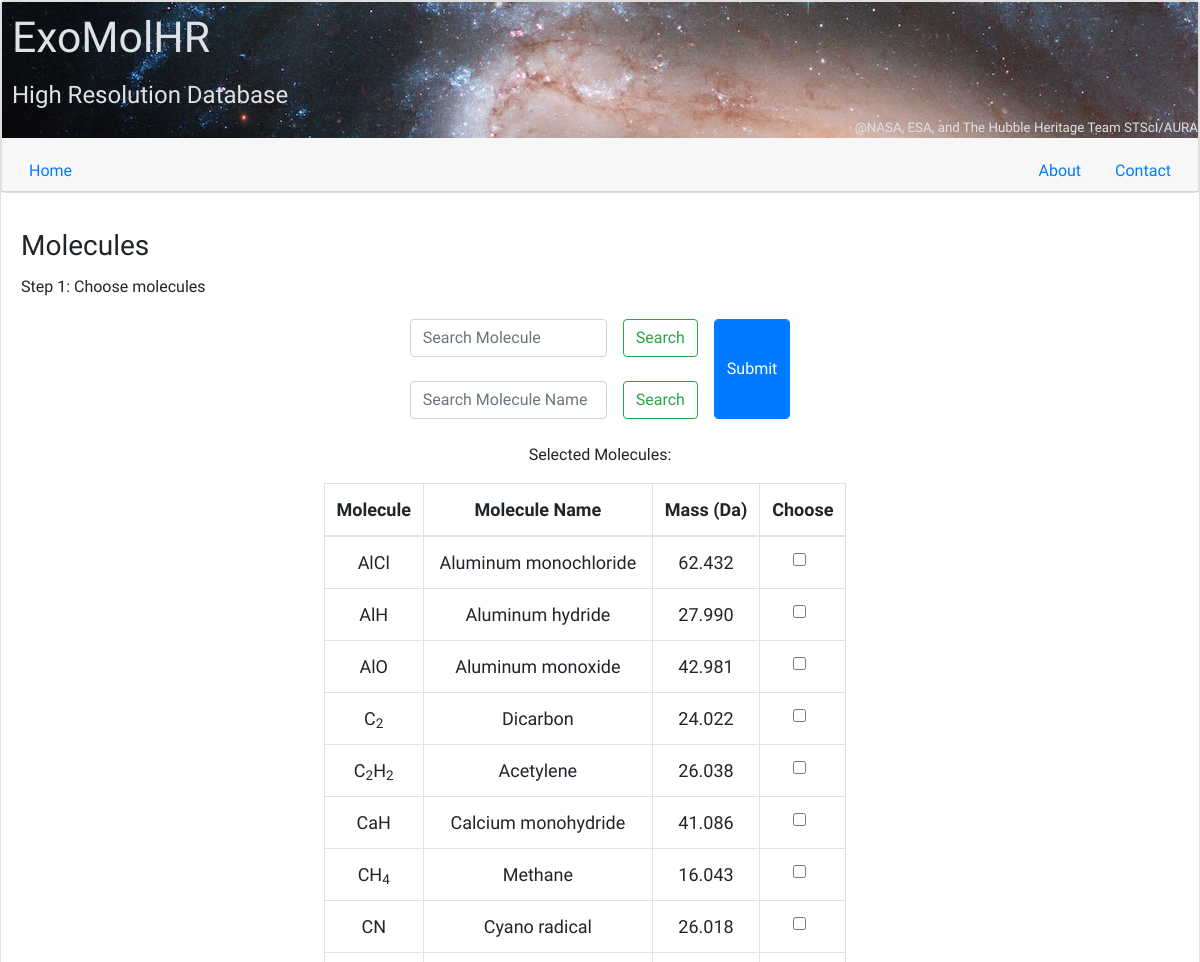
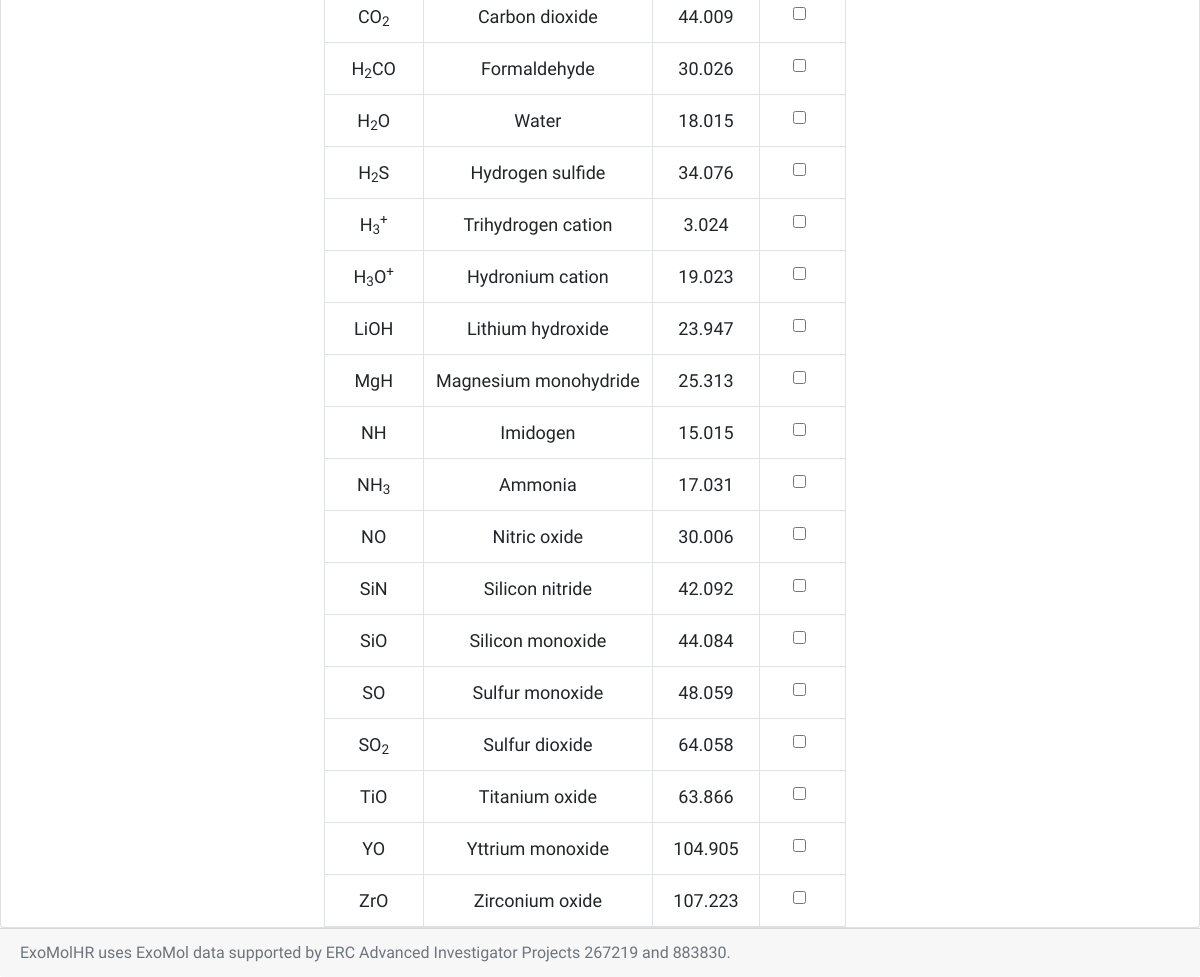
The page / on the database its author committed (2 pictures, top to bottom).
### chem/models.py (models this page shows, shortened)
class Molecule(models.Model):
    stoichiometric_formula = models.CharField(max_length=40)
    ordinary_formula = models.CharField(max_length=80, unique=True)
    html = models.CharField(max_length=256)
    mass = models.FloatField()
    charge = models.SmallIntegerField()
    inchi = models.CharField(max_length=200, blank=True)
    inchikey = models.CharField(max_length=27, blank=True)
    cml = models.TextField(null=True, blank=True)
    slug = models.CharField(max_length=80, unique=True)
    names = models.CharField(max_length=2000, blank=True)
    class Meta:
        app_label = "chem"

### linelist/views.py (the view)
# urls.py: path("", views.get_linelist, name="get_linelist"),
def get_linelist(request):
    if request.GET.get("molecule"):
        molecules = request.GET.getlist("molecule")
        return select_isotopologues(request, molecules)
    if request.GET.get("iso"):
        iso_slugs = request.GET.getlist("iso")
        return select_filters(request, iso_slugs)
    return select_molecules(request)

### linelist/views.py (called while the page is built)
def select_molecules(request):
    molecules = Molecule.objects.all()
    c = {"molecules": molecules}
    return render(request, "linelist/molecules.html", c)

### linelist/templates/linelist/molecules.html (shortened to what this page needs)
{% extends 'theme/base.html' %}
{% block content %}
    <div class="card-body">
        <h3 class="card-title">Molecules</h3>
        <p class="card-text">Step 1: Choose molecules</p>
    </div>
    <div class="container text-center">
        <form id="moleculeForm" method="GET" action="{% url 'linelist:get_linelist' %}">
            <div style="display:flex;justify-content: center;">
                <div style="display:flex;flex-direction:column;">
                    <div class="form-group mx-auto form-inline" style="justify-content:center;">
                        <input type="search" id="moleculeSearchInput" class="form-control mx-sm-3 mb-2" style="width: 197px;" placeholder="Search Molecule">
                        <button type="button" id="moleculeSearchButton" class="form-control mb-2 btn btn-outline-success">Search</button>
                    </div>
                    <div class="form-group mx-auto form-inline" style="justify-content:center;">
                        <input type="search" id="moleculeNameSearchInput" class="form-control mx-sm-3 mb-2" style="width: 197px;" placeholder="Search Molecule Name">
                        <button type="button" id="moleculeNameSearchButton" class="form-control mb-2 btn btn-outline-success">Search</button>
                    </div>
                </div>
                <div style="display: flex; justify-content:center;">
                    <button type="submit" class="form-control mx-sm-3 mb-2 btn btn-primary" style="height:100px">Submit</button>
                </div>
            </div>
            <p>Selected Molecules: </p>
            <div class="row justify-content-center table-responsive table-fixhead">
                <table class="table table-bordered table-hover align-middle mx-auto" id="dataTable" style="position:relative;font-family:'Josefin Sans';width:auto;margin:auto;font-size:18px;background-color:rgba(255,255,255,0.2)">
                    <thead>
                        <tr>
                            <th>Molecule</th>
                            <th>Molecule Name</th>
                            <th>Mass (Da)</th>
                            <th>Choose</th>
                        </tr>
                    </thead>
                    <tbody>
                        {% for molecule in molecules %}
                        <tr>
                            <td>{{ molecule.html|safe }}</td>
                            <td>{{ molecule.names }}</td>
                            <td>{{ molecule.mass|stringformat:".3f" }}</td>
                            <td>
                                <div class="form-check">
                                    <input class="form-check-input molecule-checkbox" type="checkbox" name="molecule" value="{{ molecule.slug }}">
                                </div>
                            </td>
                        </tr>
                        {% endfor %}
                    </tbody>
                </table>
            </div>
        </form>
    </div>
</div>
{% endblock %}

### theme_kb/templates/theme/base.html (shortened to what this page needs)
{% load static %}
<!DOCTYPE html>
<html lang="en">
<head>
    <link rel="stylesheet" href="https://cdn.datatables.net/2.0.3/css/dataTables.dataTables.css"/>
    <link rel="stylesheet" href="https://maxcdn.bootstrapcdn.com/bootstrap/4.0.0/css/bootstrap.min.css">
    <link rel="stylesheet" type="text/css" href="{% static 'theme/css/custom.css' %}"/>
</head>
<body>
<div class="card">
    <div class="card mb-3">
        <div id="banner" style="background-image: url('{% static "theme/img/banner.jpg" %}')">
            <h1 class="card-text" id="banner-title">ExoMolHR</h1>
            <h2 class="card-text" id="banner-subtitle">High Resolution Database</h2>
            <p class="card-text" id="banner-credit">@NASA, ESA, and The Hubble Heritage Team STScI/AURA</p>
        </div>
        <div class="card-header">
            <ul class="nav nav-tabs card-header-tabs navbar-expand-sm">
            <li class="nav-item">
                <a class="nav-link" href="{% url 'linelist:get_linelist' %}">Home</a>
            </li>
            <li class="nav-item ml-auto">
                <a class="nav-link" href="{% url 'linelist:get_linelist' %}">About</a>
            </li>
            <li class="nav-item">
                <a class="nav-link" href="{% url 'linelist:get_linelist' %}">Contact</a>
            </li>
            </ul>
        </div>
    </div>
{% block content %}
{% endblock %}
<div class="card-footer text-muted">
    <p class="card-text">ExoMolHR uses ExoMol data supported by ERC Advanced Investigator Projects 267219 and 883830.</p>
</div>
</body>
</html>

### theme_kb/static/theme/css/custom.css (style rules this page uses)
body { font-family: "Josefin Sans"; font-size: 12pt; }
div#banner { color: #dee2e6; }
h1#banner-title { font-size: 32pt; padding: 10px 0 0 10px; }
h2#banner-subtitle { font-size: 24px; padding: 10px 0 0 10px; }
p#banner-credit { font-size: 10pt; text-align: right; }

### rows shown on the page
Molecule: html "AlCl", names "Aluminum monochloride", mass "62.432"
Molecule: html "AlH", names "Aluminum hydride", mass "27.990"
Molecule: html "AlO", names "Aluminum monoxide", mass "42.981"
Molecule: html "C 2", names "Dicarbon", mass "24.022"
Molecule: html "C 2 H 2", names "Acetylene", mass "26.038"
Molecule: html "CaH", names "Calcium monohydride", mass "41.086"
Molecule: html "CH 4", names "Methane", mass "16.043"
Molecule: html "CN", names "Cyano radical", mass "26.018"
Molecule: html "CO 2", names "Carbon dioxide", mass "44.009"
Molecule: html "H 2 CO", names "Formaldehyde", mass "30.026"
Molecule: html "H 2 O", names "Water", mass "18.015"
Molecule: html "H 2 S", names "Hydrogen sulfide", mass "34.076"
Molecule: html "H 3 +", names "Trihydrogen cation", mass "3.024"
Molecule: html "H 3 O +", names "Hydronium cation", mass "19.023"
Molecule: html "LiOH", names "Lithium hydroxide", mass "23.947"
Molecule: html "MgH", names "Magnesium monohydride", mass "25.313"
Molecule: html "NH", names "Imidogen", mass "15.015"
Molecule: html "NH 3", names "Ammonia", mass "17.031"
Molecule: html "NO", names "Nitric oxide", mass "30.006"
Molecule: html "SiN", names "Silicon nitride", mass "42.092"
Molecule: html "SiO", names "Silicon monoxide", mass "44.084"
Molecule: html "SO", names "Sulfur monoxide", mass "48.059"
Molecule: html "SO 2", names "Sulfur dioxide", mass "64.058"
Molecule: html "TiO", names "Titanium oxide", mass "63.866"
Molecule: html "YO", names "Yttrium monoxide", mass "104.905"
Molecule: html "ZrO", names "Zirconium oxide", mass "107.223"
